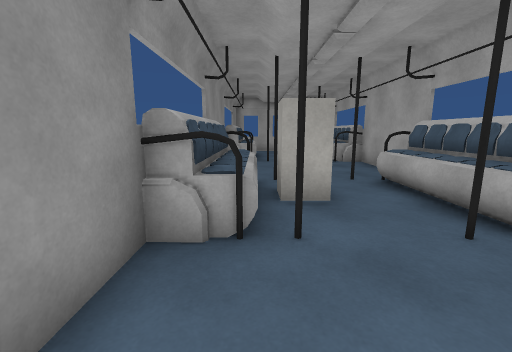
view 1 (above)

16 first-person views from a walk through a 3-D level made in the Unity game engine. The camera is 1.4 m above the floor, tilts 10° down and sees 90° across. The floor is counted in squares, 1 m on a side. Each view is taken from the middle of a square. On the plan, view 1 faces up. The plan holds only what a view shows up to about 13 squares ahead; the rest is blank. The place goes on beyond the plan. Some surface patterns are stand-ins.

view 2
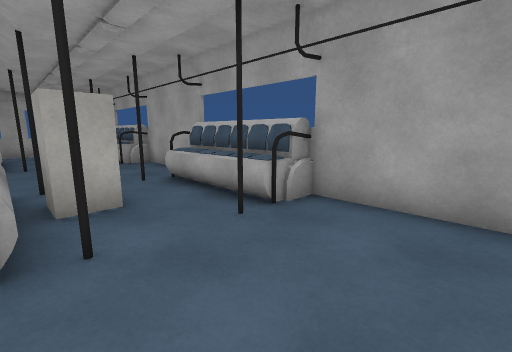

view 3
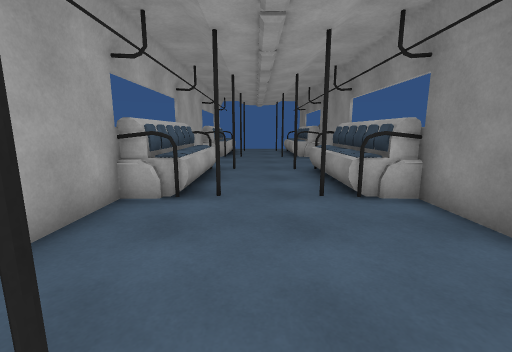

view 4
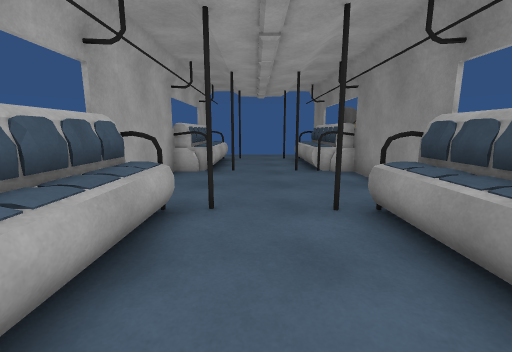

view 5
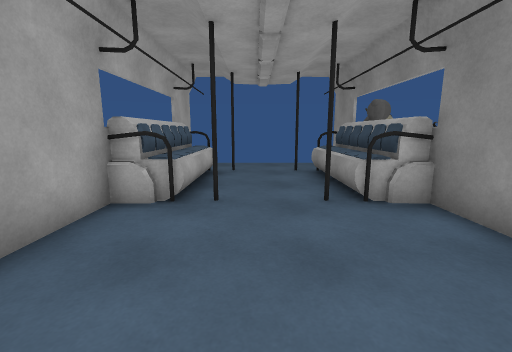

view 6
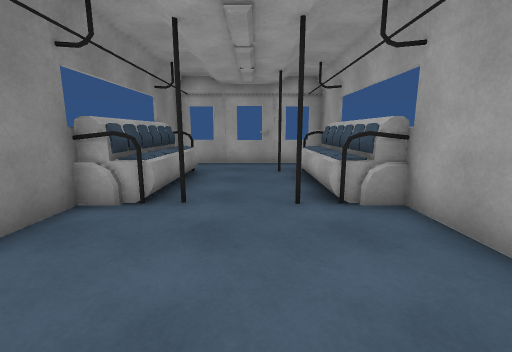

view 7
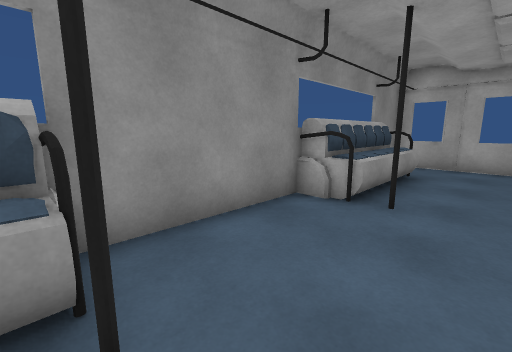

view 8
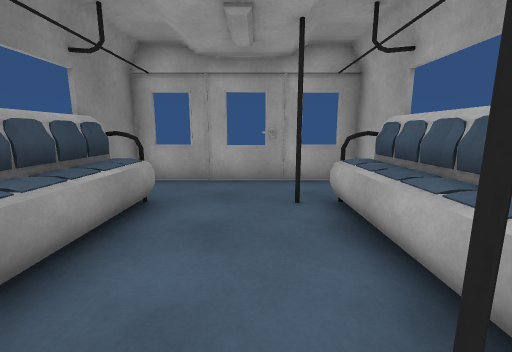

view 9
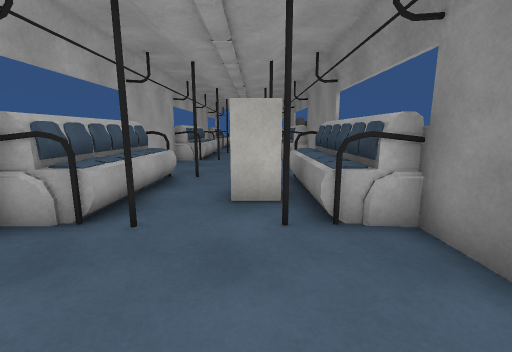

view 10
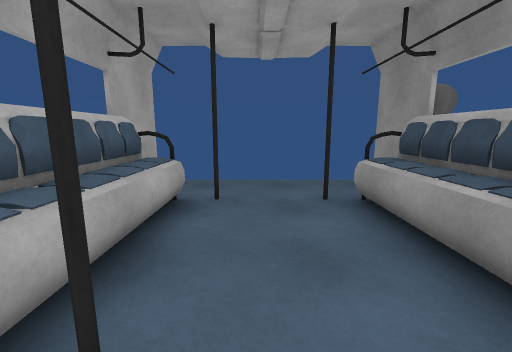

view 11
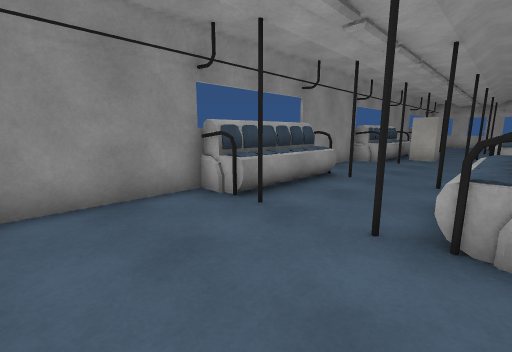

view 12
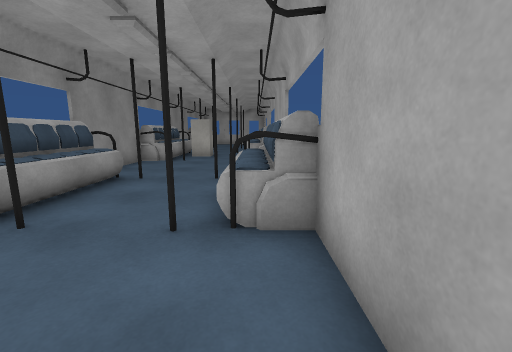

view 13
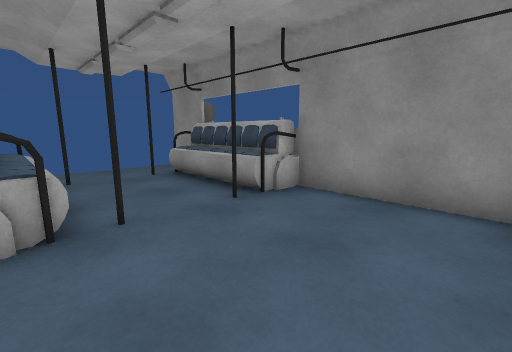

view 14
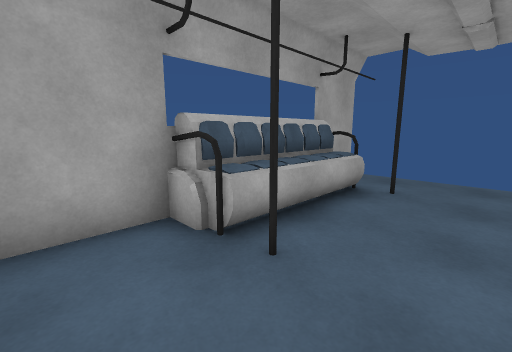

view 15
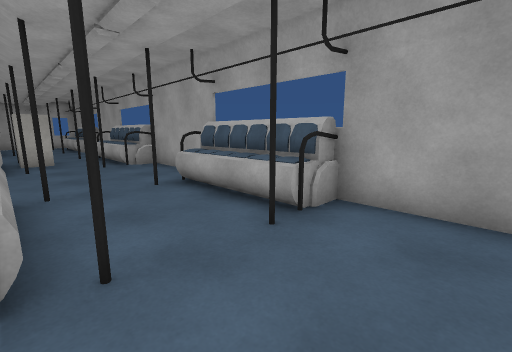

view 16
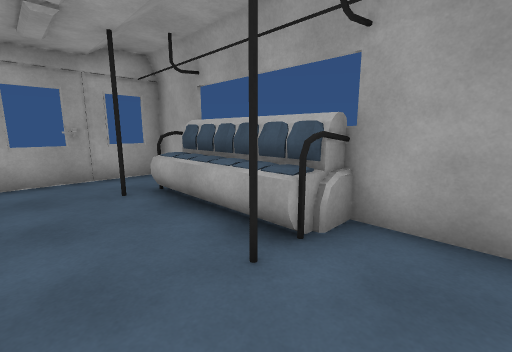

### Floor plan
Key: @ floor where view 1 was taken; # wall or solid block; . floor; = window, fence, low wall or low ledge; C chair; U cube; P pole.
Columns run from 2 left of view 1 to 5 right of it. Each row starts with its distance up from view 1.
 18  ##P=P=#
 17 #......#
 16  #C..CC#
 15  CC...C#
 14  CC...C#
 13  CC...C#
 12  CC..CC#
 11 #......#
 10 #......#
  9 #......#
  8 #......#
  7 #CC#.CC#
  6  CCU..C#
  5  CCU..C#
  4  CC...C#
  3 ##C..CC#
  2 #......#
  1 #......#
  0 #.@....#
 -1 ##C...C#
 -2  CC..CC#
 -3  CC...C#
 -4  CC...C#
 -5  CC..CC#
 -6 #......#
 -7 #......#
 -8 #......#
 -9 #......#
-10 #CC..CC#
-11  CC...C#
-12  CC...C#
-13  CC...C#
-14  CC..CC#
-15 #......#
-16 #......#

Positions as (right, up) in squares from view 1, and headings:
1: (0, 0), facing up
2: (0, 0), facing up-right
3: (2, 4), facing down
4: (2, -1), facing down
5: (2, -5), facing down
6: (2, 7), facing up
7: (2, 7), facing up-left
8: (2, 11), facing up
9: (1, 11), facing down
10: (2, -9), facing down
11: (4, -9), facing up-left
12: (4, -9), facing up
13: (4, -6), facing down-left
14: (1, -8), facing down-right
15: (0, -8), facing up-right
16: (1, 10), facing up-right
